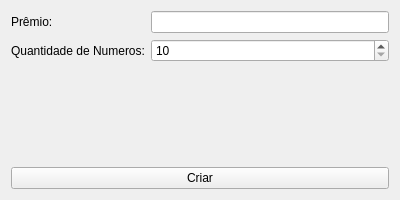
<?xml version="1.0" encoding="UTF-8"?>
<ui version="4.0">
 <class>Form</class>
 <widget class="QWidget" name="Form">
  <property name="windowModality">
   <enum>Qt::ApplicationModal</enum>
  </property>
  <property name="geometry">
   <rect>
    <x>0</x>
    <y>0</y>
    <width>400</width>
    <height>200</height>
   </rect>
  </property>
  <property name="minimumSize">
   <size>
    <width>400</width>
    <height>200</height>
   </size>
  </property>
  <property name="maximumSize">
   <size>
    <width>400</width>
    <height>200</height>
   </size>
  </property>
  <property name="windowTitle">
   <string>Form</string>
  </property>
  <layout class="QVBoxLayout" name="verticalLayout">
   <item>
    <layout class="QFormLayout" name="formLayout">
     <item row="0" column="1">
      <widget class="QLineEdit" name="premio_line"/>
     </item>
     <item row="0" column="0">
      <widget class="QLabel" name="label_2">
       <property name="text">
        <string>Prêmio:</string>
       </property>
      </widget>
     </item>
     <item row="1" column="0">
      <widget class="QLabel" name="label">
       <property name="text">
        <string>Quantidade de Numeros:</string>
       </property>
      </widget>
     </item>
     <item row="1" column="1">
      <widget class="QSpinBox" name="qtd_num_spin">
       <property name="minimum">
        <number>10</number>
       </property>
       <property name="maximum">
        <number>1000</number>
       </property>
       <property name="singleStep">
        <number>10</number>
       </property>
      </widget>
     </item>
    </layout>
   </item>
   <item>
    <widget class="QPushButton" name="criar_btn">
     <property name="text">
      <string>Criar</string>
     </property>
    </widget>
   </item>
  </layout>
 </widget>
 <resources/>
 <connections/>
</ui>
